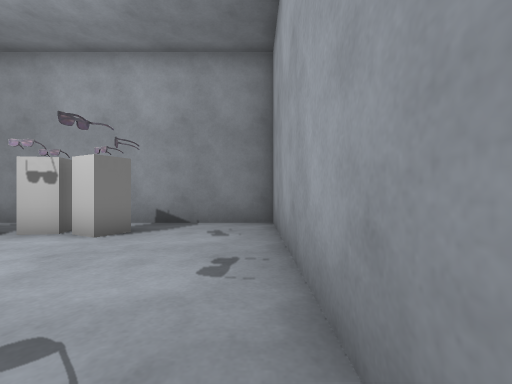
View 1 (above)

12 first-person views from a walk through a scene from a Unity 3-D project. The camera is 0.45 m above the floor, looks level and sees 90° across. The floor is counted in squares, 0.5 m on a side. Each view is taken from the middle of a square. On the plan, view 1 faces up. The plan holds only what a view shows up to about 10 squares ahead; the rest is blank. The player is left out.

View 2
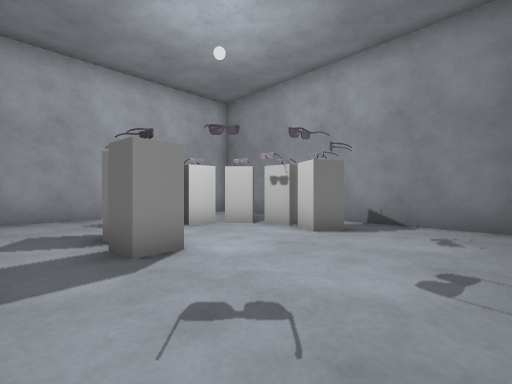

View 3
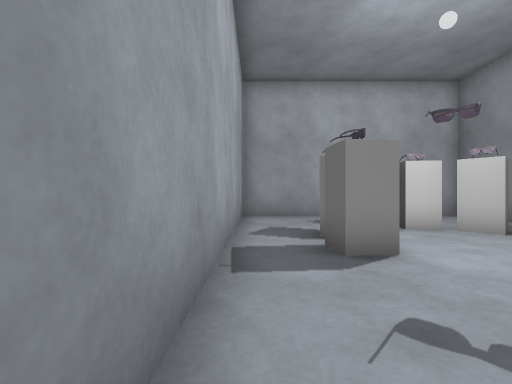

View 4
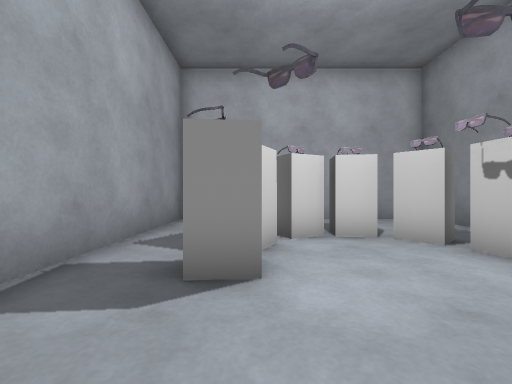

View 5
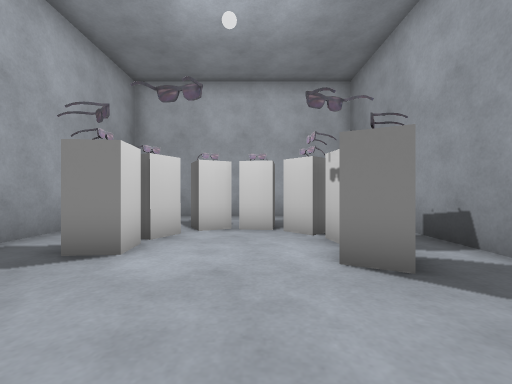

View 6
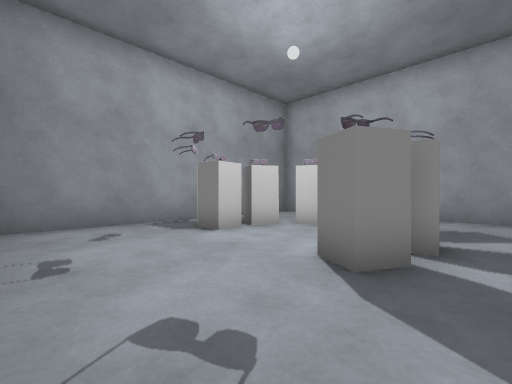

View 7
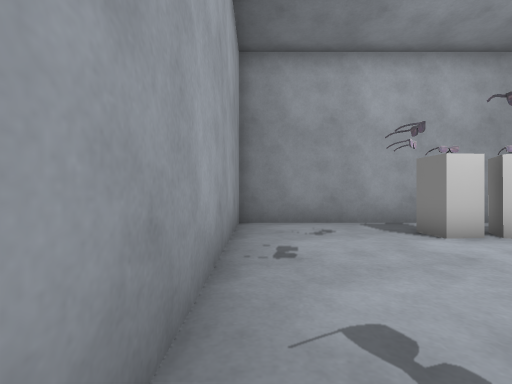

View 8
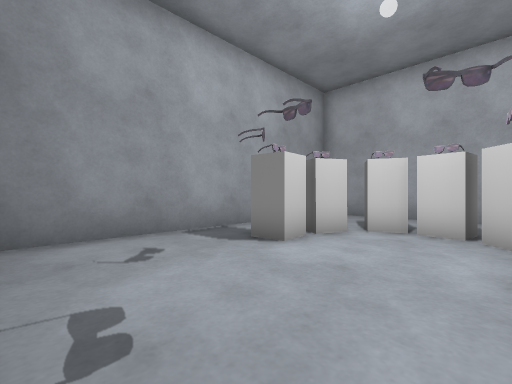

View 9
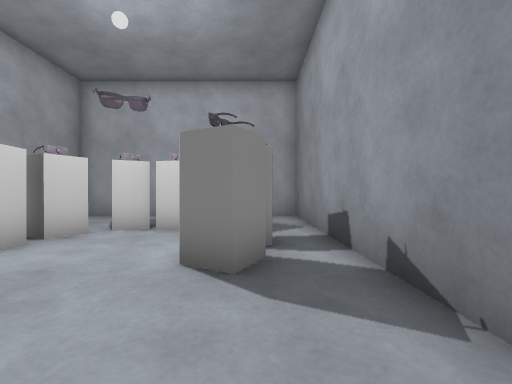

View 10
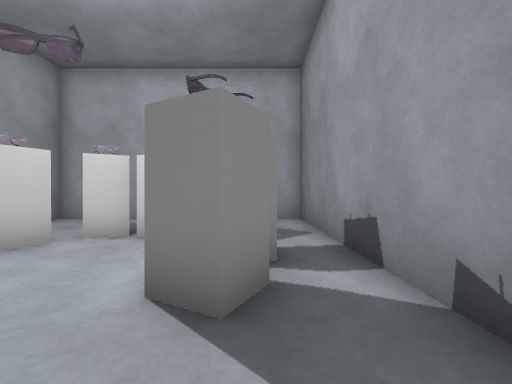

View 11
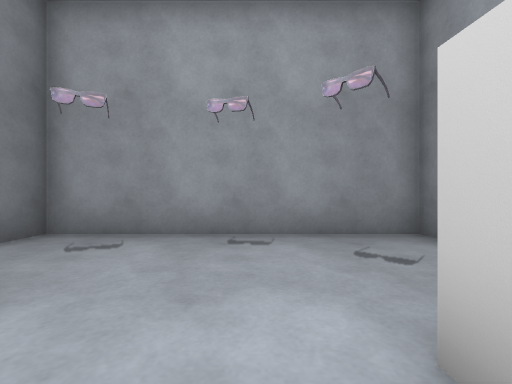

View 12
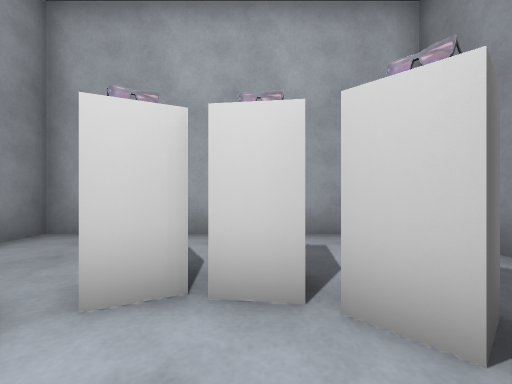

### Floor plan
Key: @ floor where view 1 was taken; # wall or solid block; . floor; T thing the floor can be seen under or through; O other object.
Columns run from 10 left of view 1 to 1 right of it. Each row starts with its distance up from view 1.
  8 ############
  7 #..........#
  6 #...TT#O...#
  5 #...TTO....#
  4 #..OT......#
  3 #..TT......#
  2 #...TOO....#
  1 #....##....#
  0 #.........@#
 -1 ############

Positions as (right, up) in squares from view 1, and headings:
1: (0, 0), facing up
2: (0, 0), facing up-left
3: (0, 0), facing left
4: (-1, 2), facing left
5: (0, 4), facing left
6: (0, 7), facing down-left
7: (0, 7), facing down
8: (0, 5), facing down-left
9: (0, 6), facing left
10: (-1, 6), facing left
11: (-5, 3), facing right
12: (-4, 4), facing left
